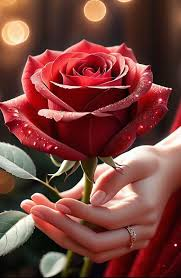
#> input picture Image processing training/change in image/images.jpg, 181 x 278 px
$ python rotation.py
#> lines starting #> are read from the running program, lines starting #| are printed output that depends on the picture
import cv2
img=cv2.imread("images.jpg")
#> img is the input picture: shape (278, 181, 3); mean B, G, R 59.9, 65.9, 119.6
width =200
hightn=200
cennter_point=(width/2,hightn/2)
rot=cv2.getRotationMatrix2D(cennter_point,-180,1.0)
rotated =cv2.warpAffine(img,rot,(width,hightn))
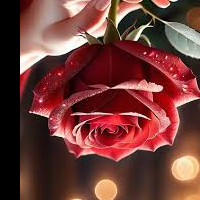
#> rotated: shape (200, 200, 3); mean B, G, R 55.6, 60.5, 112
cv2.imshow("rotation",rotated)
cv2.waitKey(0)
